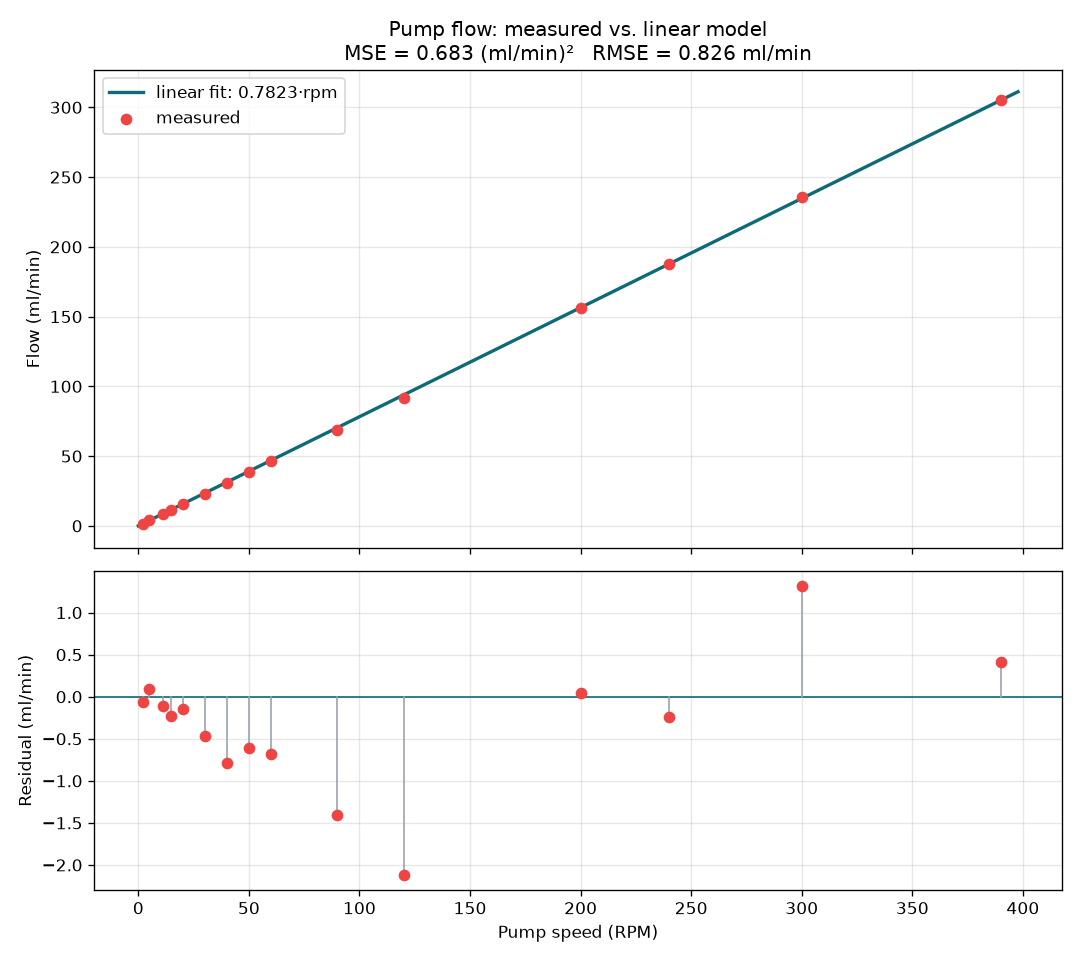

Generate this figure with Python:
"""Fit a through-origin line to measured pump RPM -> flow data and save a residual plot.

Measurements live in a CSV so a later calibration can replace the bundled file
or be passed on the command line. This is a development aid. It is not used
at runtime.

    python tools/pump_flow_fit/pump_flow_fit.py
    python tools/pump_flow_fit/pump_flow_fit.py path/to/other.csv
    python tools/pump_flow_fit/pump_flow_fit.py path/to/other.csv --save out.png

The CSV needs columns ``rpm`` and ``flow_ml_per_min``.
"""

from __future__ import annotations

import argparse
import csv
import sys
from pathlib import Path

import matplotlib.pyplot as plt
import numpy as np


HERE = Path(__file__).resolve().parent
DEFAULT_CSV = HERE / "pump_flow_data.csv"
DEFAULT_PNG = HERE / "pump_flow_fit.png"
REQUIRED_COLUMNS = ("rpm", "flow_ml_per_min")


def parse_args(argv: list[str] | None = None) -> argparse.Namespace:
    parser = argparse.ArgumentParser(
        description="Fit pump RPM to flow (ml/min) from a calibration CSV and save a residual plot.",
    )
    parser.add_argument(
        "csv_path",
        nargs="?",
        type=Path,
        default=DEFAULT_CSV,
        help=(
            "Calibration CSV with columns rpm and flow_ml_per_min. "
            f"Default: {DEFAULT_CSV.name} next to this script."
        ),
    )
    parser.add_argument(
        "--save",
        type=Path,
        help=(
            "Figure path. Default: pump_flow_fit.png next to the bundled CSV, "
            "or <csv_name>_fit.png next to a different CSV."
        ),
    )
    return parser.parse_args(argv)


def default_png_for(csv_path: Path) -> Path:
    if csv_path.resolve() == DEFAULT_CSV.resolve():
        return DEFAULT_PNG
    return csv_path.with_name(f"{csv_path.stem}_fit.png")


def load_calibration(csv_path: Path) -> tuple[np.ndarray, np.ndarray]:
    if not csv_path.is_file():
        raise SystemExit(f"CSV not found: {csv_path}")

    with csv_path.open(newline="", encoding="utf-8") as handle:
        reader = csv.DictReader(handle)
        fieldnames = reader.fieldnames or []
        missing = [name for name in REQUIRED_COLUMNS if name not in fieldnames]
        if missing:
            found = ", ".join(fieldnames) if fieldnames else "(none)"
            raise SystemExit(
                f"CSV is missing required column(s): {', '.join(missing)}.\n"
                f"Found columns: {found}"
            )

        rpm_values: list[float] = []
        flow_values: list[float] = []
        for line_no, row in enumerate(reader, start=2):
            rpm_text = (row.get("rpm") or "").strip()
            flow_text = (row.get("flow_ml_per_min") or "").strip()
            if not rpm_text and not flow_text:
                continue
            try:
                rpm_values.append(float(rpm_text))
                flow_values.append(float(flow_text))
            except ValueError as exc:
                raise SystemExit(
                    f"{csv_path}:{line_no}: expected numeric rpm and flow_ml_per_min"
                ) from exc

    if not rpm_values:
        raise SystemExit(f"CSV contains no calibration rows: {csv_path}")
    return np.asarray(rpm_values, dtype=float), np.asarray(flow_values, dtype=float)


def fit_slope_through_origin(x: np.ndarray, y: np.ndarray) -> float:
    """Least-squares slope for ``y = slope * x`` (no intercept)."""
    return float(np.sum(x * y) / np.sum(x * x))


def plot(
    rpm: np.ndarray,
    flow_ml_per_min: np.ndarray,
    slope: float,
    mse: float,
    rmse: float,
    save: Path,
) -> None:
    predicted = slope * rpm
    residuals = flow_ml_per_min - predicted

    fig, (ax_fit, ax_res) = plt.subplots(
        2, 1, figsize=(9, 8), height_ratios=[3, 2], sharex=True
    )

    line_x = np.linspace(0, rpm.max() * 1.02, 200)
    ax_fit.plot(
        line_x,
        slope * line_x,
        color="#0e6a76",
        lw=2,
        label=f"linear fit: {slope:.4f}·rpm",
    )
    ax_fit.scatter(rpm, flow_ml_per_min, color="#ef4444", zorder=5, label="measured")
    for xr, ym, yp in zip(rpm, flow_ml_per_min, predicted):
        ax_fit.plot([xr, xr], [yp, ym], color="#9ca3af", lw=1, zorder=4)
    ax_fit.set_ylabel("Flow (ml/min)")
    ax_fit.set_title(
        f"Pump flow: measured vs. linear model\n"
        f"MSE = {mse:.3f} (ml/min)²   RMSE = {rmse:.3f} ml/min"
    )
    ax_fit.grid(True, alpha=0.3)
    ax_fit.legend()

    ax_res.axhline(0, color="#0e6a76", lw=1)
    ax_res.scatter(rpm, residuals, color="#ef4444", zorder=5)
    for xr, residual in zip(rpm, residuals):
        ax_res.plot([xr, xr], [0, residual], color="#9ca3af", lw=1)
    ax_res.set_xlabel("Pump speed (RPM)")
    ax_res.set_ylabel("Residual (ml/min)")
    ax_res.grid(True, alpha=0.3)

    fig.tight_layout()
    save.parent.mkdir(parents=True, exist_ok=True)
    fig.savefig(save, dpi=120)
    plt.close(fig)


def main(argv: list[str] | None = None) -> int:
    args = parse_args(argv)
    csv_path = args.csv_path
    rpm, flow_ml_per_min = load_calibration(csv_path)
    slope = fit_slope_through_origin(rpm, flow_ml_per_min)
    residuals = flow_ml_per_min - slope * rpm
    mse = float(np.mean(residuals**2))
    rmse = float(np.sqrt(mse))
    save = args.save if args.save is not None else default_png_for(csv_path)

    print(f"Loaded {len(rpm)} points from {csv_path}")
    print(f"Linear model: flow_ml_per_min = {slope:.4f} * rpm")
    print(f"            : flow_ml_per_s   = {slope / 60.0:.6f} * rpm")
    print(f"MSE  = {mse:.4f} (ml/min)^2")
    print(f"RMSE = {rmse:.4f} ml/min")
    plot(rpm, flow_ml_per_min, slope, mse, rmse, save)
    print(f"Saved plot to: {save}")
    return 0


if __name__ == "__main__":
    sys.exit(main())
